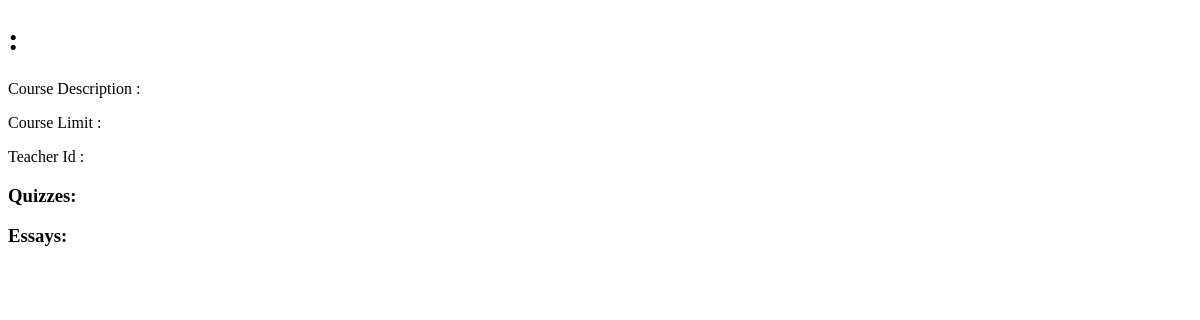
The app's page /course/2, older data.
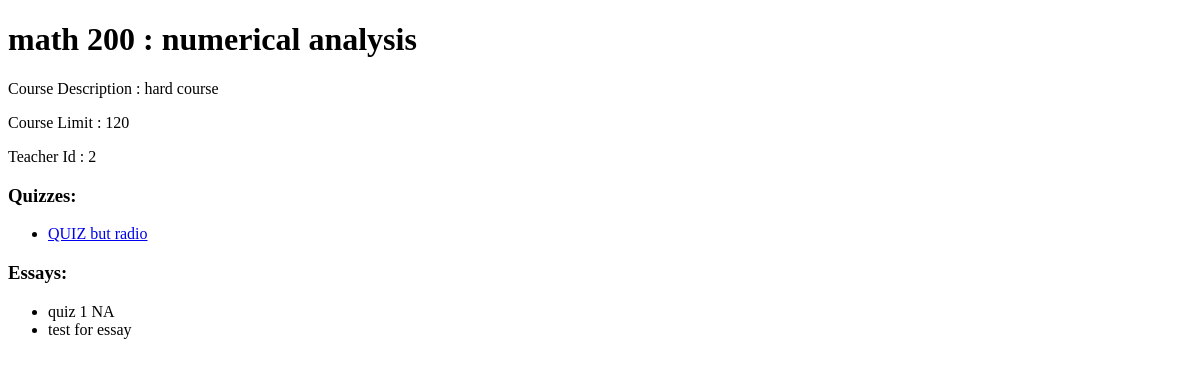
The same page, newer data.
### website/models.py (models this page shows)
class Course(db.Model):
    __tablename__ = 'courses'
    id = db.Column(db.Integer, primary_key=True)
    course_code = db.Column(db.Integer(), unique = True)
    course_name = db.Column(db.String(150))
    course_limit = db.Column(db.Integer)
    course_desc = db.Column(db.String(1000))
    teacher_id = db.Column(db.Integer, db.ForeignKey('users.id'))

class Quiz(db.Model, UserMixin):
    __tablename__ = 'quizzes'
    id=db.Column(db.Integer, primary_key=True)
    quiz_name = db.Column(db.String(150))
    course_id = db.Column(db.Integer, db.ForeignKey('courses.id'))

class Essay(db.Model, UserMixin):
    __tablename__ = 'essays'
    id=db.Column(db.Integer, primary_key=True)
    essay_name = db.Column(db.String(150))
    course_id = db.Column(db.Integer, db.ForeignKey('courses.id'))

### website/views.py (the view)
@views.route('/course/<int:course_id>')
def course_page(course_id):
    course = Course.query.get(course_id)
    quizzes = Quiz.query.filter_by(course_id=course_id).all()
    essays = Essay.query.filter_by(course_id=course_id).all()
    return render_template('coursePage.html', course=course, quizzes=quizzes, essays=essays)

### website/templates/coursePage.html (shortened to what this page needs)
<!DOCTYPE html>
<html>
<head>
</head>
<body>
    <h1>{{ course.course_code }} : {{ course.course_name}}</h1>
    <p>Course Description : {{ course.course_desc }}</p>
    <p>Course Limit : {{ course.course_limit }}</p>
    <p>Teacher Id : {{ course.teacher_id }}</p>
    <h3>Quizzes:</h3>
    <ul>
        {% for quiz in quizzes %}
            <li><a href="{{ url_for('views.quiz_page', course_id=course.id, quiz_id=quiz.id) }}">{{ quiz.quiz_name }}</a></li>
        {% endfor %}
    </ul>
    <h3>Essays:</h3>
    <ul>
        {% for essay in essays %}
                <li>{{ essay.essay_name }}</li>
        {% endfor %}
    </ul>
</body>
</html>

Row changes from the older to the newer data that the page shows:
added Course: course_code "math 200", course_name "numerical analysis", course_desc "hard course", course_limit "120", teacher_id "2"
added Quiz: quiz_name "QUIZ but radio"
added Essay: essay_name "quiz 1 NA"
added Essay: essay_name "test for essay"
